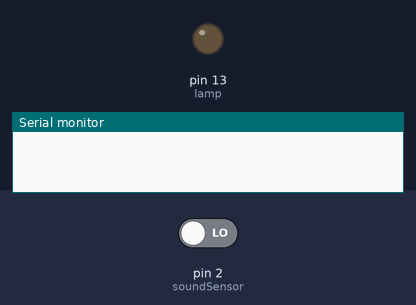
Bench run of a sketch on a simulated Arduino Uno, built with avr-gcc and run on an emulated ATmega328P. On the bench: output pins drawn as LEDs (lit = HIGH), the last lines printed to the serial monitor. Dashed ring = blinking. The inputs (shaded band) are chosen by the test bench; at power-on: pin 2 (soundSensor) LOW.

Above: at 1.2 s.
1.3 s: pin 2 (soundSensor) driven HIGH
At 1.8 s:
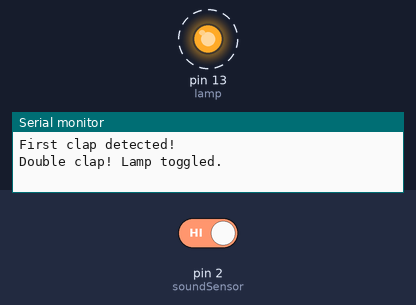
4.3 s: pin 2 (soundSensor) driven LOW
At 4.9 s:
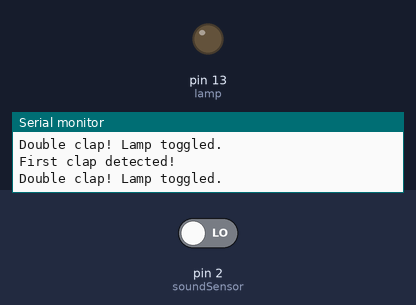
Timing chart, 0 to 7.3 s (numbered marks = the images above; inputs shaded):
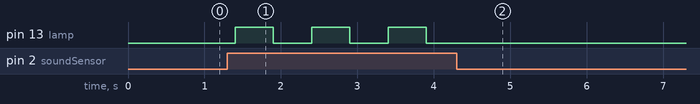

The sketch:

sketch_oct5a.ino
```cpp
const int soundSensor = 2;
const int lamp = 13;

bool lampState = false;

int clapCount = 0;
unsigned long firstClapTime = 0;

const unsigned long clapWindow = 800; // Time allowed between claps

void setup() {
  pinMode(soundSensor, INPUT);
  pinMode(lamp, OUTPUT);

  digitalWrite(lamp, LOW);

  Serial.begin(9600);
}

void loop() {

  // Detect a sound
  if (digitalRead(soundSensor) == HIGH) {

    // First clap
    if (clapCount == 0) {
      clapCount = 1;
      firstClapTime = millis();

      Serial.println("First clap detected!");
    }

    // Second clap
    else if (clapCount == 1) {

      // Check if the second clap happened quickly enough
      if (millis() - firstClapTime <= clapWindow) {

        clapCount = 0;

        // Toggle lamp
        lampState = !lampState;
        digitalWrite(lamp, lampState);

        Serial.println("Double clap! Lamp toggled.");

        delay(300);
      }
    }

    // Prevent the same clap from being detected multiple times
    delay(100);
  }

  // Reset if the second clap didn't happen in time
  if (clapCount == 1 && millis() - firstClapTime > clapWindow) {
    clapCount = 0;

    Serial.println("Clap timeout.");
  }
}
```

Measured:
- after the input at 1.3 s, pin 13 (lamp): alternates HIGH for 0.50 s and LOW for 0.50 s, starting after 0.10 s
- after the input at 4.3 s, pin 13 (lamp): stops changing and stays LOW
